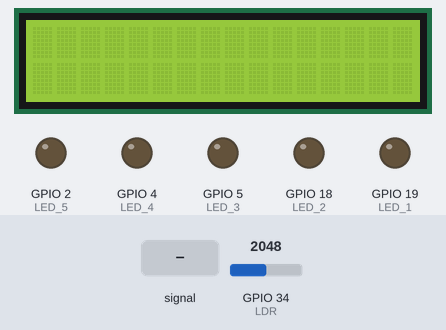
A program run on a simulated ESP32. On the bench: 16×2 character LCD, output pins drawn as LEDs (lit = HIGH). Inputs (shaded band) come from the test bench; at power-on: GPIO 34 (LDR) = 2048.

Above: at 1.2 s.
1.3 s: GPIO 34 (LDR) fed a 200 Hz sine of ±327 counts around its level
At 2.6 s:
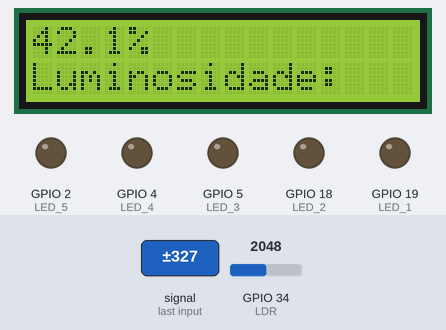
7.3 s: GPIO 34 (LDR) set to 1960
At 10.2 s:
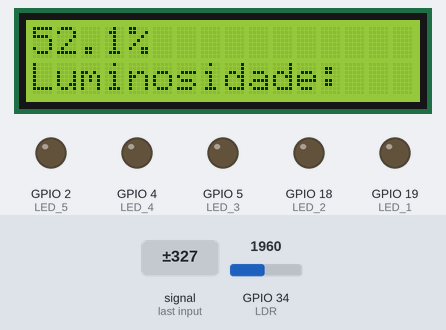
10.3 s: GPIO 34 (LDR) set to 4095
At 11.9 s:
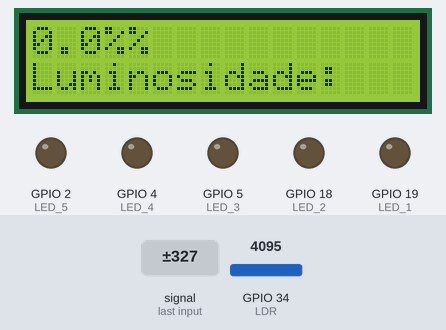
Timing chart, 0 to 13.4 s (numbered marks = the images above; inputs shaded):
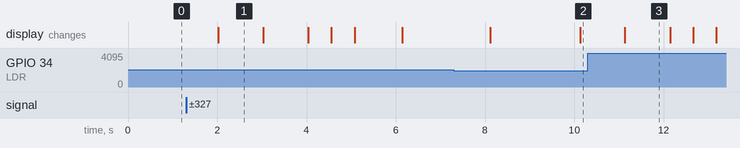

Measured:
- after the input at 10.3 s, the display: changes after 0.84 s (image 3)
- what the display in image 1 shows lasts 1.0 s, from 2.0 s to 3.0 s

The program:

main.cpp
```cpp
//--------------------------------INTERNET DAS COISAS - PROFº LUCAS FELFOLDI------------------------------------
/*
AUTOR       : LUCAS FELFOLDI
TURMA       :
AULA        : 6
PROJETO     : Código Base com função float_map
VERSÃO      : 1.0
DATA        :
COMENTARIOS :
*/
//_____________________________________________________________________________________________________________

// INCLUI BIBLIOTECAS------------------------------------------------------------------------------------------
#include <Arduino.h>      // Inclui bibliotecas de compatibilidade de funções do Arduino
#include <esp_task_wdt.h> // Biblioteca que permite manipular o watchdog no segundo núcleo
#include <LiquidCrystal_I2C.h>
TaskHandle_t Task1; // Declara tarefa que será executada no segundo núcleo (dual core)
//_____________________________________________________________________________________________________________

// DEFINE PINOS DO HARDWARE------------------------------------------------------------------------------------
// Saidas Digitais (LEDs)
#define LED_1 19
#define LED_2 18
#define LED_3 5
#define LED_4 4
#define LED_5 2

// Entradas Digitais (Botões)
#define BT_1 35
#define BT_2 32
#define BT_3 27
#define BT_4 25
#define BT_5 26

// Entradas Analógicas (Sensores)
#define POT 33
#define LDR 34

// Outras Definções de Hardware

//_____________________________________________________________________________________________________________
// DECLARA VARIÁVEIS E CONSTANTES GLOBAIS ----------------------------------------------------------------------
float ldr_value = 0;
int contador = 0;
unsigned long tempo_atual = 0;
unsigned long tempo_decorrido = 0;
//_____________________________________________________________________________________________________________

// INICIALIZA OBJETOS ----------------------------------------------------------------------------------------
LiquidCrystal_I2C lcd(0x27, 16, 2); // (Endereço em colunas, linhas)
//_____________________________________________________________________________________________________________

// DECLARA FUNÇÕES -------------------------------------------------------------------------------------------
float float_map(float x, float in_min, float in_max, float out_min, float out_max);
void loop_2();
void Task1code(void *pvParameters);

// TELAS
void tela1();
void tela2();
void tela3();

//_____________________________________________________________________________________________________________

// CONFIGURAÇÃO DO SISTEMA -------------------------------------------------------------------------------------
void setup()

{
  Serial.begin(9600); // Inicia comunicação Serial USB a 9600 bits por segundo (bps)

  lcd.init();
  lcd.backlight();
  lcd.clear();

  // Configura LEDS como saídas (OUTPUT)
  pinMode(LED_1, OUTPUT);
  pinMode(LED_2, OUTPUT);
  pinMode(LED_3, OUTPUT);
  pinMode(LED_4, OUTPUT);
  pinMode(LED_5, OUTPUT);

  // Configura BOTÕES como entradas (INPUT)
  pinMode(BT_1, INPUT);
  pinMode(BT_2, INPUT);
  pinMode(BT_3, INPUT);
  pinMode(BT_4, INPUT);
  pinMode(BT_5, INPUT);

  // xTaskCreatePinnedToCore(Task1code, "Task1", 10000, NULL, 0, &Task1, 0);

  xTaskCreatePinnedToCore(
      Task1code, // 1. A função que contém o código da tarefa
      "Task1",   // 2. Um nome descritivo para a tarefa
      10000,     // 3. O tamanho da memória "stack" para a tarefa
      NULL,      // 4. Parâmetros a serem passados para a tarefa (nenhum neste caso)
      0,         // 5. A prioridade da tarefa
      &Task1,    // 6. Um "handle" para controlar a tarefa depois
      0          // 7. O núcleo (core) da CPU onde a tarefa deve rodar
  );
}

//_____________________________________________________________________________________________________________

// LAÇO PRINCIPAL ----------------------------------------------------------------------------------------------

void loop()
{
  // TAREFAS RÁPIDAS

  // ENTRADA DE DADOS

  // PROCESSAMENTO DE DADOS

  // SAIDA DE DADOS

  tempo_atual = millis();

  if ((tempo_atual - tempo_decorrido) > 2000)
  {
    contador++;
    lcd.clear();
    tempo_decorrido = tempo_atual;
  }

    switch (contador)
  {
  case 1:
    tela1();
    break;
  case 2:
    tela2();
    break;
  case 3:
    tela3();
    break;
  default:
    contador = 0;
  }
}

//_____________________________________________________________________________________________________________

// LAÇO SECUNDARIO ----------------------------------------------------------------------------------------------

void loop_2()
{
  // TAREFAS LENTAS, COMO COMUNICAÇÕES COM OUTROS DISPOSITIVOS
  ldr_value = analogRead(LDR);
  ldr_value = float_map(ldr_value, 0, 4095, 100, 0);
}

//_____________________________________________________________________________________________________________

//-----------------------------------------------------------------------------------------------------------------------------------------------------------
// NÃO ALTERAR ESSA FUNÇÃO!
void Task1code(void *pvParameters)
{
  esp_task_wdt_init(3000, false);
  while (1)
  {
    loop_2();
  }
}
//-----------------------------------------------------------------------------------------------------------------------------------------------------------

float float_map(float x, float in_min, float in_max, float out_min, float out_max)
{
  // Função que realiza proporções/ regra de três com variaveis REAIS
  return (x - in_min) * (out_max - out_min) / (in_max - in_min) + out_min;
}

void tela1()
{
  lcd.setCursor(0, 0);
  lcd.printf("%.1f%%", ldr_value);

  lcd.setCursor(0, 1);
  lcd.print("Luminosidade:");
  delay(1000);
}

void tela2()
{
  delay(500);
  lcd.setCursor(0, 0);
  lcd.print("+----ARTHUR----+");
  delay(500);
  lcd.setCursor(0, 1);
  lcd.print("+---SENAI-SP---+");
}

void tela3()
{
  lcd.setCursor(0, 0);
  lcd.print("      IOT E     ");
  lcd.setCursor(0, 1);
  lcd.print("     BONITAO    ");
}
```
